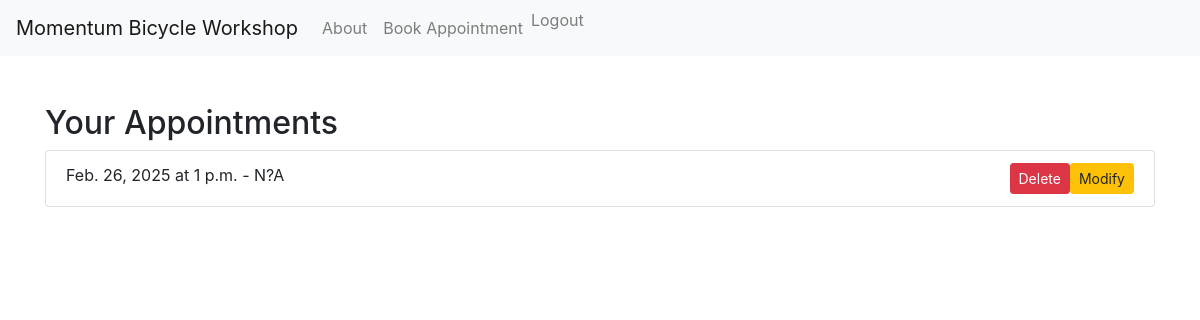
/appointment_list/ (signed in), run on an earlier commit of the app's database.
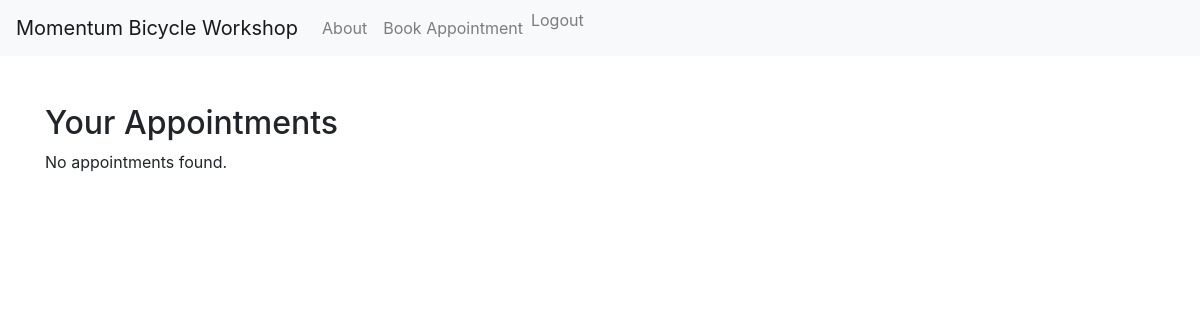
And on a later commit of the database.
### myapp/models.py (models this page shows, shortened)
class Appointment(models.Model):
    user = models.ForeignKey(User, on_delete=models.CASCADE)  # Associate the appointment with a user
    date = models.DateField()
    time = models.TimeField()
    description = models.TextField(blank=True)  # Allowing blank descriptions
    photo = models.ImageField(upload_to='photos/', blank=True, null=True)
    class Meta:  # This should be properly indented within the model
        unique_together = ('user', 'date')  # or ('user', 'date', 'time') if you want to prevent double booking at the same time

### myapp/views.py (the view)
# urls.py: path('appointment_list/', appointment_list, name='appointment_list'),
@login_required
def appointment_list(request):
    appointments = Appointment.objects.filter(user=request.user).order_by('date')
    return render(request, 'myapp/appointment_list.html', {'appointments': appointments})

### myapp/templates/myapp/appointment_list.html (shortened to what this page needs)
{% load static %}
<!DOCTYPE html>
<html lang="en">
<head>
    <link rel="stylesheet" href="https://maxcdn.bootstrapcdn.com/bootstrap/4.5.2/css/bootstrap.min.css">
</head>
<body>
    {% include 'myapp/navbar.html' %}
    <div class="container mt-5">
        <h2>Your Appointments</h2>
        {% if appointments %}
        <ul class="list-group">
            {% for appointment in appointments %}
            <li class="list-group-item">
                {{ appointment.date }} at {{ appointment.time }} - {{ appointment.description }}
                <a href="{% url 'modify_appointment' appointment.id %}"
                    class="btn btn-warning btn-sm float-right">Modify</a>
                <button type="button" class="btn btn-danger btn-sm float-right" data-toggle="modal"
                    data-target="#deleteModal{{ appointment.id }}">
                    Delete
                </button>
            </li>
            {% empty %}
            <li class="list-group-item">No appointments booked.</li>
            {% endfor %}
        </ul>
        {% else %}
        <p>No appointments found.</p>
        {% endif %}
    </div>
</body>
</html>

What changed in the data, as far as the page shows it:
removed Appointment: date "Feb. 26, 2025", time "1 p.m.", description "N?A"
Also different on the page:
text now shown: "No appointments found."
